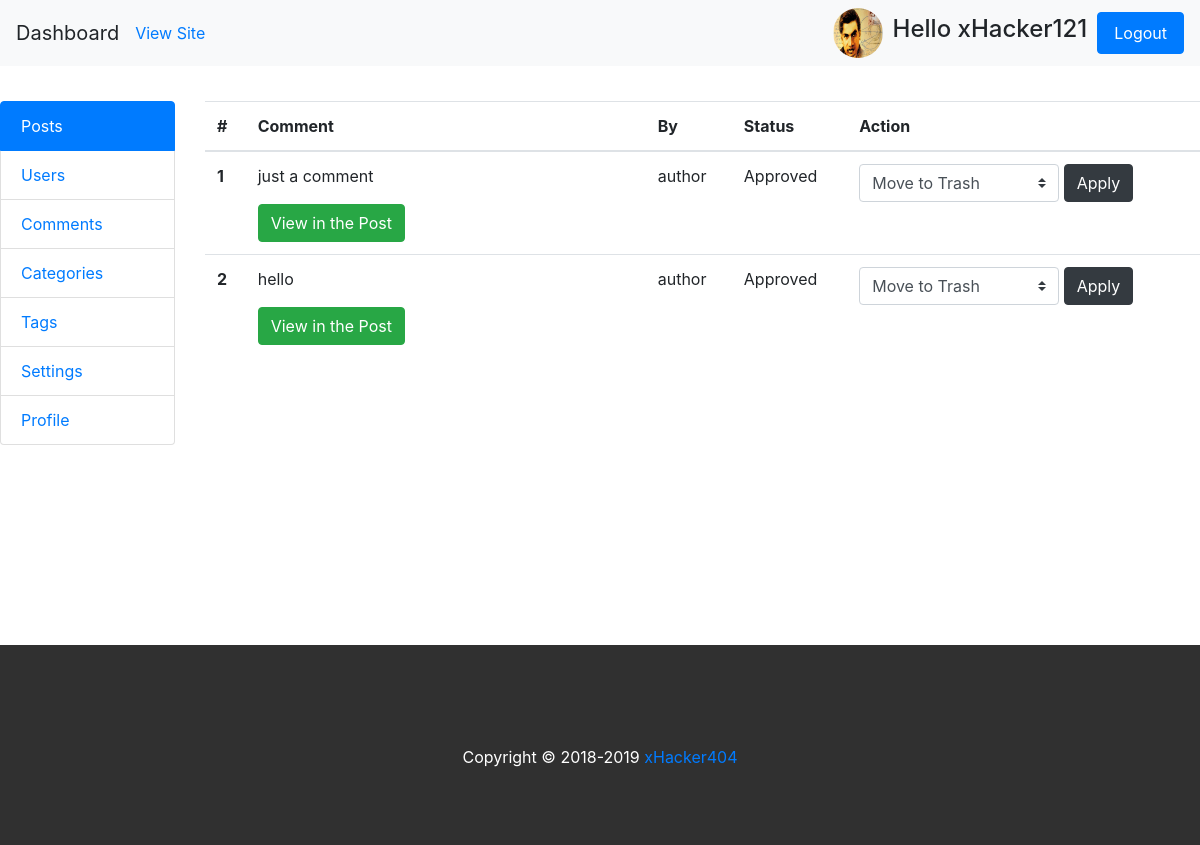
The app's page /backend/comments/ (signed in), older data.
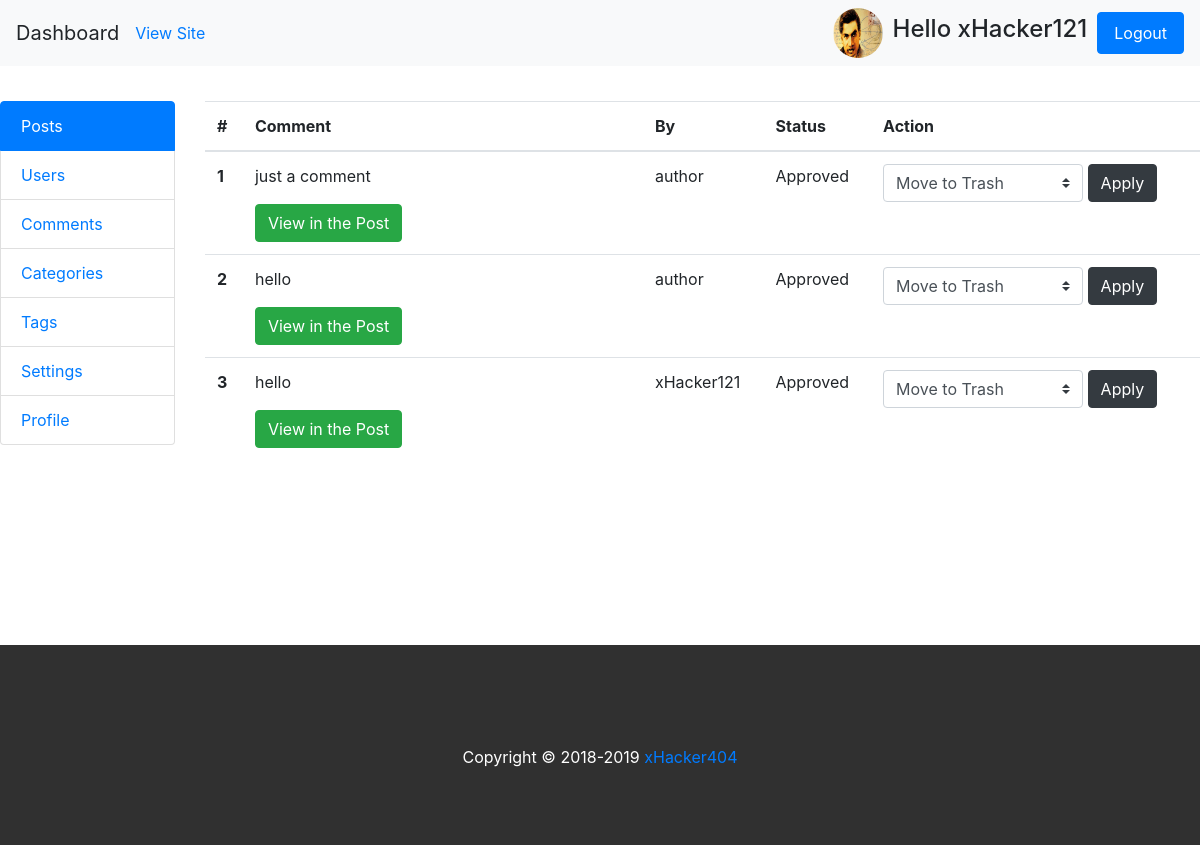
The same page, newer data.
### accounts/models.py (models this page shows)
class UserProfileInfo(models.Model):
    user = models.OneToOneField(User,on_delete=models.CASCADE)
    portfolio = models.URLField(blank=True)
    profile_pic = models.ImageField(upload_to='profile_pics', blank=True)
    def __str__(self):
        return self.user.username

### comments/models.py (models this page shows, shortened)
class Comment(models.Model):
    post = models.ForeignKey(Post,on_delete=models.CASCADE, default=1, related_name='comments')
    content = models.CharField(max_length=1000, blank=True)
    author = models.ForeignKey(UserProfileInfo,on_delete=models.CASCADE,default=1)
    created_date = models.DateTimeField(default=datetime.now())
    published_date = models.DateTimeField(null=True, blank=True)
    is_approved = models.BooleanField(default=False)

### backend/views.py (the view)
# urls.py: path('comments/', views.comments, name='comments'),
@user_passes_test(is_moderator)
def comments(request):
    comments = Comment.objects.all();
    my_dict = {'comments':comments}
    return render(request, 'backend/comments.html', context=my_dict)

### backend/views.py (called while the page is built)
def is_moderator(user):
    return user.is_staff

### blog/context_processors.py (called while the page is built)
def post_widget(request):
    all_posts = Post.objects.filter(status='published').order_by('published_date')
    years = []
    tags = Tag.objects.all()
    categories = Category.objects.all()
    for post in all_posts :
        year = post.published_date.year
        if year not in years:
            years.append(year)
    return {
    'all_posts':all_posts,
    'years':years,
    'tags':tags,
    'categories':categories
    }

def site_settings(request):
    settings = BlogSettings.objects.get(id=1)
    site_icon = settings.site_icon
    site_logo = settings.site_logo
    site_title = settings.site_title
    tagline = settings.tagline
    keywords = settings.keywords
    description = settings.description
    post_per_page = settings.post_per_page
    return {
    'site_icon':site_icon,
    'site_logo':site_logo,
    'site_title':site_title,
    'tagline':tagline,
    'keywords':keywords,
    'description':description,
     'post_per_page':post_per_page
    }

def user_profile_info(request):
    profile_pic = ""
    if request.method == 'GET':
        if(request.user.is_authenticated):
            current_user = request.user
            logged_in_user = UserProfileInfo.objects.get(user=current_user)
            profile_pic = logged_in_user.profile_pic
    return{
    'profile_pic':profile_pic
    }

### templates/backend/comments.html (shortened to what this page needs)
<!DOCTYPE html>
{% extends 'backend/base.html'%}
{% block content %}
<div class="col-md-10" >
		<div class="post" style="height:500px; overflow: scroll">
				<table class="table">
					<thead>
						<tr>
							<th scope="col">#</th>
							<th scope="col">Comment</th>
							<th scope="col">By</th>
							<th scope="col">Status</th>
							<th scope="col">Action</th>
						</tr>
					</thead>
					<tbody>
						{% if comments %}
							{% for comment in comments %}
							<tr>
								<th scope="row">{{forloop.counter }}</th>
								<td style="width:400px;">
										<p>{{ comment.content }}</p>
										<a href="/blog/posts/{{comment.post.id}}" class="btn btn-success">View in the Post</a>
								</td>
								<td>{{ comment.author }}</td>
								{% if comment.is_approved %}
								<td>Approved</td>
								<td>
										<form action="{% url 'backend:moderate_comment'%}" method="POST" >
										<select name="action" class="custom-select" style="width:200px">
												<option value="trash">
												Move to Trash
												</option>
										</select>
										<button type="submit" class="btn btn-dark">Apply</button>
									</form>
								</td>
								{% endif %}
							</tr>
							{% endfor %}
						{% endif %}
					</tbody>
				</table>
		</div>
</div>
</div>
{% endblock %}

### templates/backend/base.html (shortened to what this page needs)
<!DOCTYPE html>
{% load staticfiles %}
<html lang="us">
<head>
	<link href="{% static "css/bootstrap.min.css" %}"rel="stylesheet" type="text/css">
	<link href="{% static "css/jquery-ui.css" %}" rel="stylesheet">
	<link type="text/css" rel="stylesheet" href="https://cdn.jsdelivr.net/jquery.jssocials/1.4.0/jssocials.css" />
	<link type="text/css" rel="stylesheet" href="https://cdn.jsdelivr.net/jquery.jssocials/1.4.0/jssocials-theme-classic.css"/>
	<link rel="stylesheet" href="https://cdnjs.cloudflare.com/ajax/libs/font-awesome/4.7.0/css/font-awesome.min.css">
	<link href="https://cdnjs.cloudflare.com/ajax/libs/summernote/0.8.11/summernote-bs4.css" rel="stylesheet">
	<link href="{% static "css/style.css" %}" rel="stylesheet" type="text/css">
</head>
<body>
    <div class="fluid-container">
    <div class="row">
        <div class="col-md-12">
            <nav class="navbar navbar-expand-lg navbar-light bg-light fixed-top">
              <a class="navbar-brand">Dashboard</a>
							<a target="_blank" href="{% url 'index' %}">View Site</a>
              <div class="collapse navbar-collapse" id="navbarSupportedContent">
                <form class="form-inline my-2 my-lg-0">
                  <img src="/media/{{profile_pic}}" width="50px;" height="50px;" class="profile-icon">
									<h2 style="font-size:24px; padding-left:10px; padding-right:10px"> Hello {{user.username }} </h2>
									<a class="nav-link btn btn-primary" href="{% url 'accounts:logout' %}" >Logout</a>
                </form>
              </div>
         </nav>
        </div>
    </div>
        <div class="row" style="margin-top:100px ">
            <div class="col-md-2" id="left-sidebar">
                <div class="list-group">
                    {% if user.is_staff and user.is_superuser %}
										<a href="{% url 'backend:posts'%}" class="list-group-item active">Posts</a>
                    <a href="{% url 'backend:users'%}" class="list-group-item ">Users</a>
                    <a href="{% url 'backend:comments'%}" class="list-group-item ">Comments</a>
                    <a href="{% url 'backend:categories'%}" class="list-group-item ">Categories</a>
                    <a href="{% url 'backend:tags'%}" class="list-group-item ">Tags</a>
										<a href="{% url 'backend:settings'%}" class="list-group-item ">Settings</a>
                    <a href="{% url 'backend:profile'%}" class="list-group-item ">Profile</a>
										{% endif %}
                </div>
            </div>
      	{% block content %}
				{% endblock %}
        </div>
    <div class="row">
            <div class="col-md-12">
                <footer>
                    Copyright &copy; 2018-2019 <a href="#">xHacker404</a>
                </footer>
            </div>
    </div>
</body>
</html>

### static/css/style.css (style rules this page uses)
.post:first-child { margin-top:0px; }
.post { margin-top:40px; }
.post a { text-decoration: none; color: black; }
.profile-icon { border-radius:50%; }
footer { background:#303030; color:white; text-align: center; padding:100px; height:200px; margin-top:44px; }

### templates/backend/base.html (style rules this page uses)
a.btn { color:white; }

Row changes from the older to the newer data that the page shows:
added Comment: content "hello", author "xHacker121"
